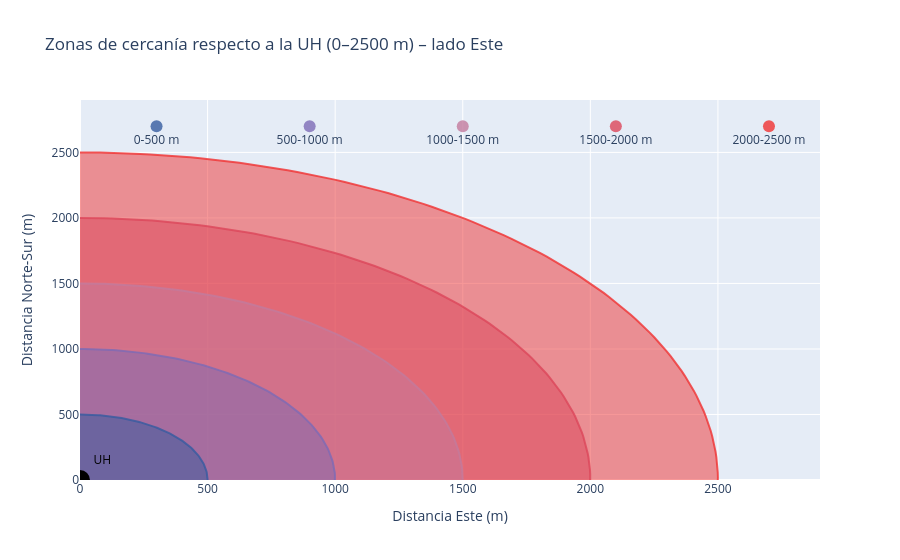

Source (notebook cell):
### Code cell
from codes import g1
g1()

### Figure 1 — Plotly figure (JSON) as saved in the notebook; plotly's stock layout.template omitted (floating-point values rounded to 4 significant figures; data arrays with more than 128 entries replaced by an {"elided": "..."} marker saying what was removed)
{"data": [{"fill": "toself", "line": {"color": "rgba(240, 50, 50, 0.8)"}, "showlegend": false, "type": "scatter", "x": {"elided": "200 float values"}, "y": {"elided": "200 float values"}}, {"hoverlabel": {"font": {"color": "white"}}, "hovertemplate": "<b>2000-2500 m</b><br><br>Twin Pizza — 2084 m<br>Jugera — 2285 m<extra></extra>", "marker": {"color": "rgba(240, 50, 50, 0.8)", "size": 12}, "mode": "markers+text", "showlegend": false, "text": ["2000-2500 m"], "textposition": "bottom center", "type": "scatter", "x": [2700], "y": [2700]}, {"fill": "toself", "line": {"color": "rgba(220, 70, 90, 0.8)"}, "showlegend": false, "type": "scatter", "x": {"elided": "200 float values"}, "y": {"elided": "200 float values"}}, {"hoverlabel": {"font": {"color": "white"}}, "hovertemplate": "<b>1500-2000 m</b><br><br>El Carnicero — 1630 m<br>Linea Meya — 1643 m<br>Las Barrigonas — 1650 m<br>Linea y A — 1673 m<br>Los Quemao — 1701 m<br>Papo's — 1716 m<br>El Churro — 1742 m<br>SP Mercado — 1890 m<br>Mia — 1901 m<br>Los Veneros — 1947 m<br>Mercadito de 26 — 1947 m<br>Victoria — 1947 m<br>Mercadito de 23 — 1947 m<extra></extra>", "marker": {"color": "rgba(220, 70, 90, 0.8)", "size": 12}, "mode": "markers+text", "showlegend": false, "text": ["1500-2000 m"], "textposition": "bottom center", "type": "scatter", "x": [2100], "y": [2700]}, {"fill": "toself", "line": {"color": "rgba(195, 123, 157, 0.8)"}, "showlegend": false, "type": "scatter", "x": {"elided": "200 float values"}, "y": {"elided": "200 float values"}}, {"hoverlabel": {"font": {"color": "white"}}, "hovertemplate": "<b>1000-1500 m</b><br><br>Delicias — 1030 m<br>Rays Pizza — 1124 m<br>La Complicidad — 1158 m<br>La Familia — 1195 m<br>Doña Ileana — 1204 m<br>La Peseta — 1261 m<extra></extra>", "marker": {"color": "rgba(195, 123, 157, 0.8)", "size": 12}, "mode": "markers+text", "showlegend": false, "text": ["1000-1500 m"], "textposition": "bottom center", "type": "scatter", "x": [1500], "y": [2700]}, {"fill": "toself", "line": {"color": "rgba(125, 107, 182, 0.8)"}, "showlegend": false, "type": "scatter", "x": {"elided": "200 float values"}, "y": {"elided": "200 float values"}}, {"hoverlabel": {"font": {"color": "white"}}, "hovertemplate": "<b>500-1000 m</b><br><br>21 y K — 501 m<br>Chinshal — 511 m<br>Nya'a — 516 m<br>Place — 542 m<br>La Lucha — 592 m<br>La Via Corta — 596 m<br>29 y F — 629 m<br>Dos Amigos — 658 m<br>Mya Cafe — 677 m<br>Francis Cafe — 680 m<br>L y 17 — 685 m<br>Babella — 757 m<br>El Mercadito — 782 m<br>El Rojo — 799 m<br>Fogon — 846 m<br>Di'il Cafe — 846 m<br>Cafe Ramos — 846 m<br>Mercadito Rubi — 852 m<br>Helpink — 871 m<br>Bodegon de Luna — 872 m<br>D'Cotti — 872 m<br>Xalxa — 872 m<br>23 y D — 882 m<extra></extra>", "marker": {"color": "rgba(125, 107, 182, 0.8)", "size": 12}, "mode": "markers+text", "showlegend": false, "text": ["500-1000 m"], "textposition": "bottom center", "type": "scatter", "x": [900], "y": [2700]}, {"fill": "toself", "line": {"color": "rgba(54, 92, 160, 0.8)"}, "showlegend": false, "type": "scatter", "x": {"elided": "200 float values"}, "y": {"elided": "200 float values"}}, {"hoverlabel": {"font": {"color": "white"}}, "hovertemplate": "<b>0-500 m</b><br><br>La Loreta — 66 m<br>Vita Nova — 72 m<br>Sofia — 110 m<br>Wakamba — 113 m<br>Prado_Montero — 122 m<br>El Duende — 185 m<br>La Fortuna — 186 m<br>Titi Cafe — 188 m<br>Luna de Cristal — 338 m<br>Intermedio — 347 m<br>La Tres Torres — 400 m<br>El Escaparate — 452 m<br>Gamelys — 476 m<br>Rey Gaby — 485 m<extra></extra>", "marker": {"color": "rgba(54, 92, 160, 0.8)", "size": 12}, "mode": "markers+text", "showlegend": false, "text": ["0-500 m"], "textposition": "bottom center", "type": "scatter", "x": [300], "y": [2700]}, {"marker": {"color": "black", "size": 20}, "mode": "markers+text", "showlegend": false, "text": ["UH"], "textfont": {"color": "black"}, "textposition": "top right", "type": "scatter", "x": [0], "y": [0]}], "layout": {"showlegend": false, "title": {"text": "Zonas de cercanía respecto a la UH (0–2500 m) – lado Este"}, "xaxis": {"range": [0, 2900], "title": {"text": "Distancia Este (m)"}}, "yaxis": {"range": [0, 2900], "title": {"text": "Distancia Norte-Sur (m)"}}}}
